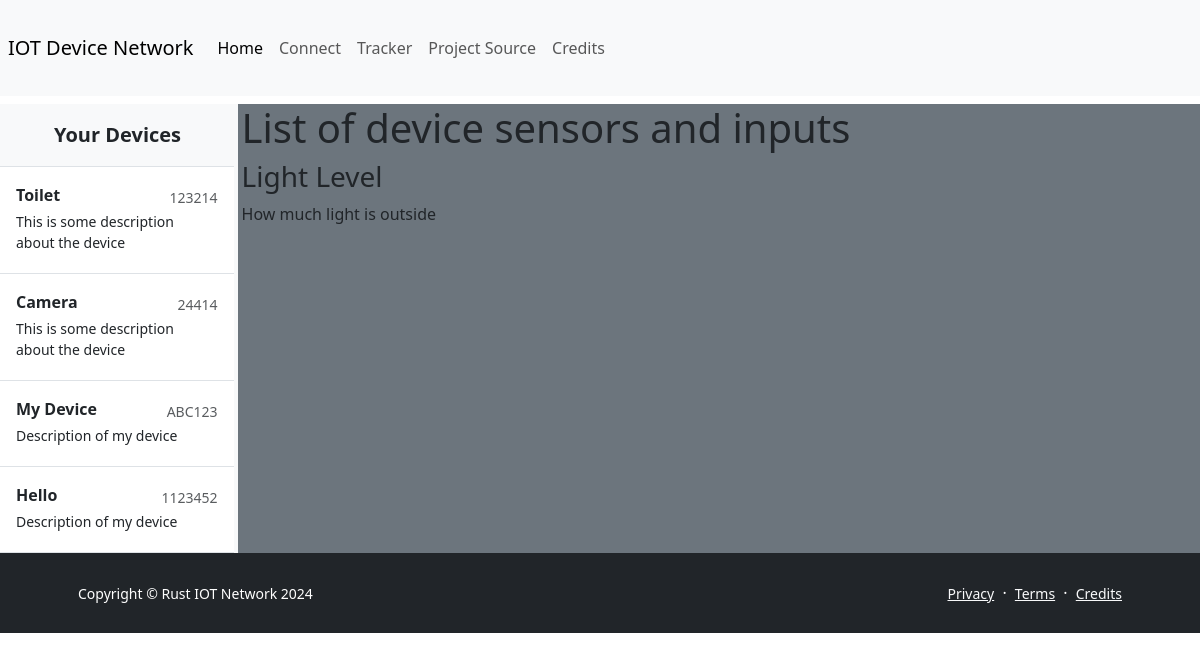
/tracker/24414/inspect, run on the app's committed database.
### devices/models.py (models this page shows, shortened)
class Device(models.Model):
    device_id = models.CharField(max_length=100, unique=True)
    device_name = models.CharField(max_length=50)
    device_description = models.CharField(max_length=150)

class Sensor(models.Model):
    device = models.ForeignKey(Device, on_delete=models.CASCADE)
    sensor_name = models.CharField(max_length=50)
    sensor_description = models.CharField(max_length=100)

### devices/views.py (the view)
# urls.py: path('tracker/<device_id>/inspect', views.tracker_device_inspect, name='tracker_inspect'),
def tracker_device_inspect(request, device_id):
    sensors = fetch_device_sensors(device_id)
    return render(request, 'tracker/device_inspect.html', {"device_list":Device.objects.all(), 'sensors':sensors})

### devices/models.py (called while the page is built)
def fetch_device_sensors(device_id):
    try:
        device = Device.objects.get(device_id=device_id)
        sensors = Sensor.objects.filter(device=device)
        return sensors
    except Device.DoesNotExist:
        return []

### devices/templates/tracker/device_inspect.html
{% extends 'tracker/tracker.html' %}
{% block view %}
<div>
    <h1>List of device sensors and inputs</h1>
    <div>
        {% for sensor in sensors %}
            {% include 'tracker/sensor_overview.html' with sensor_name=sensor.sensor_name sensor_description=sensor.sensor_description %}
        {% endfor %}
    </div>
</div>
{% endblock %}

### devices/templates/tracker/device_overview.html
<a href="/tracker/{{device_id}}/inspect" class="list-group-item list-group-item-action py-3 lh-tight">
    <div class="d-flex w-100 align-items-center justify-content-between">
      <strong class="mb-1">{{ device_name }}</strong>
      <small class="text-muted">{{ device_id }}</small>
    </div>
    <div class="col-10 mb-1 small">{{ device_description }}</div>
</a>

### devices/templates/tracker/sensor_overview.html
<a>
    <h3>{{sensor_name}}</h3>
    <p>{{sensor_description}}</p>
</a>

### data on the page
Device: device_name "Toilet", device "123214", device_description "This is some description about the device"
Device: device_name "Camera", device "24414", device_description "This is some description about the device"
Device: device_name "My Device", device "ABC123", device_description "Description of my device"
Device: device_name "Hello", device "1123452", device_description "Description of my device"
Sensor: sensor_name "Light Level", sensor_description "How much light is outside"
